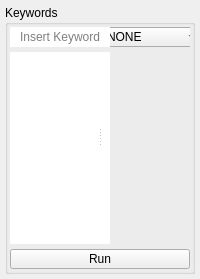
        <widget class="QWidget" name="tab_keyenter">
         <attribute name="title">
          <string>KEYENTER</string>
         </attribute>
         <layout class="QVBoxLayout" name="tab_keyenter_layout">
          <property name="spacing">
           <number>5</number>
          </property>
          <property name="leftMargin">
           <number>5</number>
          </property>
          <property name="topMargin">
           <number>5</number>
          </property>
          <property name="rightMargin">
           <number>5</number>
          </property>
          <property name="bottomMargin">
           <number>5</number>
          </property>
          <item>
           <widget class="QGroupBox" name="group_keywords">
            <property name="sizePolicy">
             <sizepolicy hsizetype="Preferred" vsizetype="Preferred">
              <horstretch>0</horstretch>
              <verstretch>0</verstretch>
             </sizepolicy>
            </property>
            <property name="title">
             <string>Keywords</string>
            </property>
            <property name="flat">
             <bool>true</bool>
            </property>
            <layout class="QGridLayout" name="group_keywords_layout">
             <property name="leftMargin">
              <number>2</number>
             </property>
             <property name="topMargin">
              <number>2</number>
             </property>
             <property name="rightMargin">
              <number>2</number>
             </property>
             <property name="bottomMargin">
              <number>2</number>
             </property>
             <property name="spacing">
              <number>5</number>
             </property>
             <item row="0" column="0">
              <widget class="QSplitter" name="keyenter_splitter">
               <property name="sizePolicy">
                <sizepolicy hsizetype="Ignored" vsizetype="Expanding">
                 <horstretch>0</horstretch>
                 <verstretch>0</verstretch>
                </sizepolicy>
               </property>
               <property name="lineWidth">
                <number>0</number>
               </property>
               <property name="orientation">
                <enum>Qt::Horizontal</enum>
               </property>
               <widget class="QWidget" name="keyenter_left" native="true">
                <property name="minimumSize">
                 <size>
                  <width>100</width>
                  <height>0</height>
                 </size>
                </property>
                <layout class="QVBoxLayout" name="keyenter_left_layout">
                 <property name="spacing">
                  <number>5</number>
                 </property>
                 <property name="leftMargin">
                  <number>0</number>
                 </property>
                 <property name="topMargin">
                  <number>0</number>
                 </property>
                 <property name="rightMargin">
                  <number>0</number>
                 </property>
                 <property name="bottomMargin">
                  <number>0</number>
                 </property>
                 <item>
                  <widget class="QLineEdit" name="keyenter_string">
                   <property name="sizePolicy">
                    <sizepolicy hsizetype="Ignored" vsizetype="Fixed">
                     <horstretch>0</horstretch>
                     <verstretch>0</verstretch>
                    </sizepolicy>
                   </property>
                   <property name="minimumSize">
                    <size>
                     <width>0</width>
                     <height>20</height>
                    </size>
                   </property>
                   <property name="maximumSize">
                    <size>
                     <width>16777215</width>
                     <height>20</height>
                    </size>
                   </property>
                   <property name="focusPolicy">
                    <enum>Qt::ClickFocus</enum>
                   </property>
                   <property name="frame">
                    <bool>false</bool>
                   </property>
                   <property name="alignment">
                    <set>Qt::AlignCenter</set>
                   </property>
                   <property name="placeholderText">
                    <string>Insert Keyword</string>
                   </property>
                   <property name="clearButtonEnabled">
                    <bool>true</bool>
                   </property>
                  </widget>
                 </item>
                 <item>
                  <widget class="QListWidget" name="keyenter_widget_key">
                   <property name="sizePolicy">
                    <sizepolicy hsizetype="Ignored" vsizetype="Expanding">
                     <horstretch>0</horstretch>
                     <verstretch>0</verstretch>
                    </sizepolicy>
                   </property>
                   <property name="focusPolicy">
                    <enum>Qt::NoFocus</enum>
                   </property>
                   <property name="frameShape">
                    <enum>QFrame::NoFrame</enum>
                   </property>
                   <property name="frameShadow">
                    <enum>QFrame::Plain</enum>
                   </property>
                   <property name="lineWidth">
                    <number>0</number>
                   </property>
                   <property name="horizontalScrollBarPolicy">
                    <enum>Qt::ScrollBarAlwaysOff</enum>
                   </property>
                   <property name="editTriggers">
                    <set>QAbstractItemView::DoubleClicked|QAbstractItemView::SelectedClicked</set>
                   </property>
                   <property name="showDropIndicator" stdset="0">
                    <bool>false</bool>
                   </property>
                   <property name="defaultDropAction">
                    <enum>Qt::IgnoreAction</enum>
                   </property>
                   <property name="alternatingRowColors">
                    <bool>true</bool>
                   </property>
                   <property name="selectionMode">
                    <enum>QAbstractItemView::ExtendedSelection</enum>
                   </property>
                   <property name="iconSize">
                    <size>
                     <width>50</width>
                     <height>50</height>
                    </size>
                   </property>
                   <property name="selectionRectVisible">
                    <bool>true</bool>
                   </property>
                   <property name="sortingEnabled">
                    <bool>true</bool>
                   </property>
                  </widget>
                 </item>
                </layout>
               </widget>
               <widget class="QWidget" name="keyenter_right" native="true">
                <property name="minimumSize">
                 <size>
                  <width>100</width>
                  <height>0</height>
                 </size>
                </property>
                <layout class="QVBoxLayout" name="keyenter_right_layout">
                 <property name="spacing">
                  <number>5</number>
                 </property>
                 <property name="leftMargin">
                  <number>0</number>
                 </property>
                 <property name="topMargin">
                  <number>0</number>
                 </property>
                 <property name="rightMargin">
                  <number>0</number>
                 </property>
                 <property name="bottomMargin">
                  <number>0</number>
                 </property>
                 <item>
                  <widget class="QComboBox" name="keyenter_mode">
                   <property name="sizePolicy">
                    <sizepolicy hsizetype="Ignored" vsizetype="Fixed">
                     <horstretch>0</horstretch>
                     <verstretch>0</verstretch>
                    </sizepolicy>
                   </property>
                   <property name="minimumSize">
                    <size>
                     <width>0</width>
                     <height>20</height>
                    </size>
                   </property>
                   <property name="maximumSize">
                    <size>
                     <width>16777215</width>
                     <height>20</height>
                    </size>
                   </property>
                   <property name="focusPolicy">
                    <enum>Qt::NoFocus</enum>
                   </property>
                   <property name="currentIndex">
                    <number>0</number>
                   </property>
                   <property name="frame">
                    <bool>false</bool>
                   </property>
                   <item>
                    <property name="text">
                     <string>NONE</string>
                    </property>
                   </item>
                   <item>
                    <property name="text">
                     <string>KEY_ADD</string>
                    </property>
                   </item>
                   <item>
                    <property name="text">
                     <string>KEY_REMOVE</string>
                    </property>
                   </item>
                   <item>
                    <property name="text">
                     <string>KEY_REPLACE</string>
                    </property>
                   </item>
                   <item>
                    <property name="text">
                     <string>KEY_CLEAN</string>
                    </property>
                   </item>
                  </widget>
                 </item>
                 <item>
                  <widget class="QWidget" name="keyenter_container" native="true">
                   <property name="sizePolicy">
                    <sizepolicy hsizetype="Ignored" vsizetype="Expanding">
                     <horstretch>0</horstretch>
                     <verstretch>0</verstretch>
                    </sizepolicy>
                   </property>
                   <layout class="QVBoxLayout" name="keyenter_container_layout">
                    <property name="spacing">
                     <number>0</number>
                    </property>
                    <property name="leftMargin">
                     <number>0</number>
                    </property>
                    <property name="topMargin">
                     <number>0</number>
                    </property>
                    <property name="rightMargin">
                     <number>0</number>
                    </property>
                    <property name="bottomMargin">
                     <number>0</number>
                    </property>
                   </layout>
                  </widget>
                 </item>
                </layout>
               </widget>
              </widget>
             </item>
             <item row="1" column="0">
              <widget class="QPushButton" name="keyenter_run">
               <property name="sizePolicy">
                <sizepolicy hsizetype="Ignored" vsizetype="Fixed">
                 <horstretch>0</horstretch>
                 <verstretch>0</verstretch>
                </sizepolicy>
               </property>
               <property name="minimumSize">
                <size>
                 <width>0</width>
                 <height>20</height>
                </size>
               </property>
               <property name="maximumSize">
                <size>
                 <width>16777215</width>
                 <height>20</height>
                </size>
               </property>
               <property name="focusPolicy">
                <enum>Qt::NoFocus</enum>
               </property>
               <property name="text">
                <string>Run</string>
               </property>
              </widget>
             </item>
            </layout>
           </widget>
          </item>
         </layout>
        </widget>
